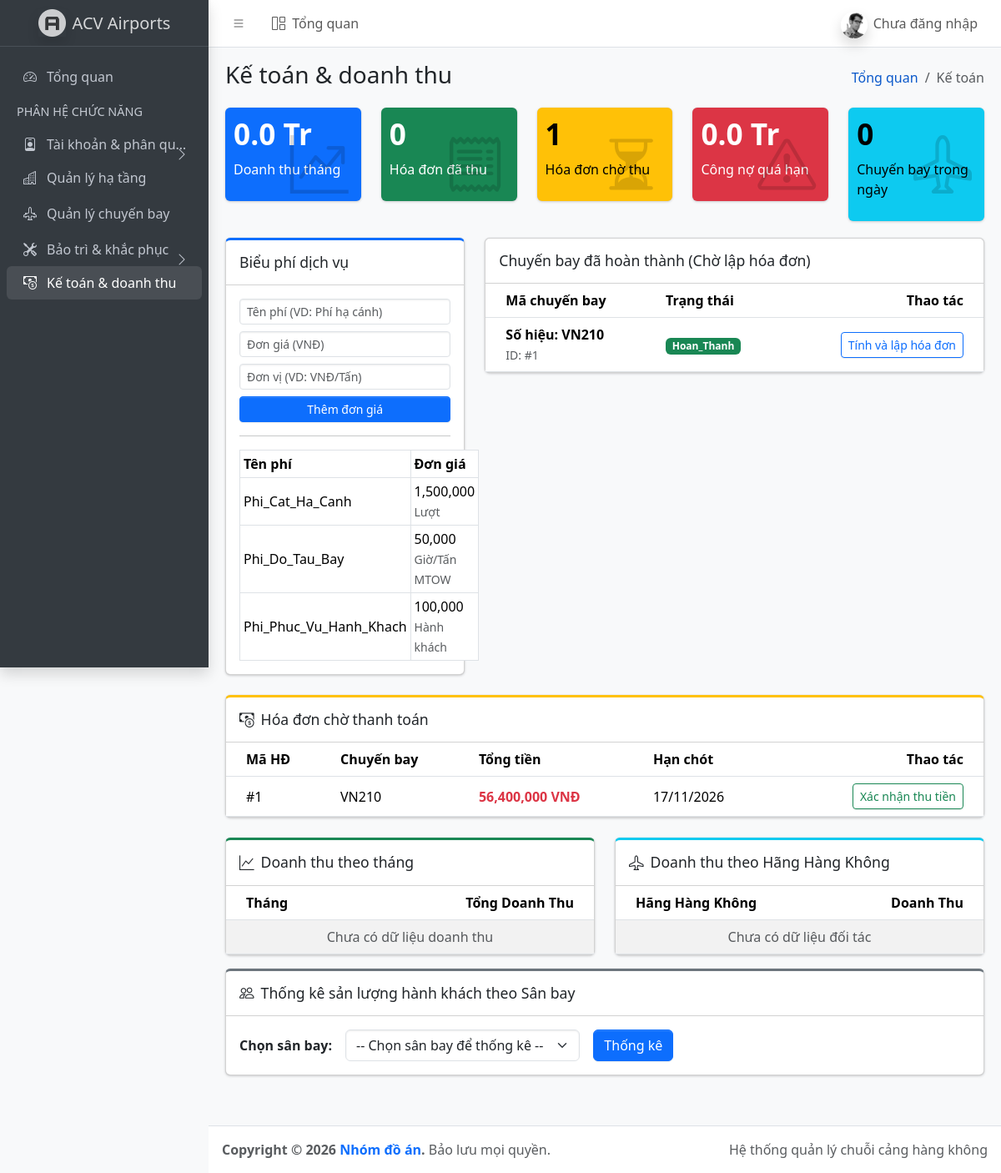
The app's page /index.php?page=ke_toan with its own data.
### tables this page shows
CREATE TABLE `bang_gia_dich_vu` (
  `id` int(11) NOT NULL,
  `loai_dich_vu` enum('Phi_Cat_Ha_Canh','Phi_Do_Tau_Bay','Phi_Phuc_Vu_Hanh_Khach') NOT NULL,
  `don_gia` decimal(15,2) NOT NULL,
  `don_vi_tinh` varchar(50) NOT NULL
);

CREATE TABLE `chuyen_bay_ngay` (
  `id` int(11) NOT NULL,
  `id_lich_mua` int(11) DEFAULT NULL,
  `so_hieu` varchar(20) NOT NULL,
  `id_hang_hang_khong` int(11) NOT NULL,
  `id_loai_tau_bay` int(11) NOT NULL,
  `id_san_bay_di` int(11) NOT NULL,
  `id_san_bay_den` int(11) NOT NULL,
  `id_cua_ra_may_bay` int(11) DEFAULT NULL,
  `id_quay_checkin` int(11) DEFAULT NULL,
  `id_bang_chuyen` int(11) DEFAULT NULL,
  `gio_du_kien` datetime NOT NULL,
  `gio_thuc_te` datetime DEFAULT NULL,
  `luong_hanh_khach` int(11) DEFAULT 0,
  `luong_hang_hoa_tan` decimal(10,2) DEFAULT 0.00,
  `trang_thai_tong` enum('Len_Lich','Dang_Phuc_Vu','Cat_Canh','Ha_Canh','Hoan_Thanh','Huy','Tri_Hoan') DEFAULT 'Len_Lich'
);

CREATE TABLE `hoa_don` (
  `id` int(11) NOT NULL,
  `id_chuyen_bay` int(11) NOT NULL,
  `id_hang_hang_khong` int(11) NOT NULL,
  `phi_cat_ha_canh` decimal(15,2) DEFAULT 0.00,
  `phi_do_tau_bay` decimal(15,2) DEFAULT 0.00,
  `phi_phuc_vu_hk` decimal(15,2) DEFAULT 0.00,
  `tong_tien` decimal(15,2) DEFAULT 0.00,
  `ngay_xuat` datetime DEFAULT current_timestamp(),
  `trang_thai_thanh_toan` enum('Chua_Thanh_Toan','Da_Thanh_Toan') DEFAULT 'Chua_Thanh_Toan'
);

### controllers/KeToanController.php (called while the page is built, shortened)
<?php
class KeToanController {
    private $conn;
    public function __construct($db) {
        $this->conn = $db;
    }
    public function DanhSachDonGia() {
        $sql = "SELECT * FROM bang_gia_dich_vu";
        $result = mysqli_query($this->conn, $sql);
        $data = [];
        if ($result) {
            while ($row = mysqli_fetch_assoc($result)) {
                $data[] = $row;
            }
        }
        return $data;
    }
    public function ChuyenBayHoanThanh() {
        $sql = "SELECT * FROM chuyen_bay_ngay WHERE trang_thai_tong = 'Hoan_Thanh'";
        $result = mysqli_query($this->conn, $sql);
        $data = [];
        if ($result) {
            while ($row = mysqli_fetch_assoc($result)) {
                $data[] = $row;
            }
        }
        return $data;
    }
    public function ThongKeNhanh() {
        $stats = [];
        $sql1 = "SELECT SUM(tong_tien) as doanh_thu
                 FROM hoa_don
                 WHERE trang_thai_thanh_toan = 'Da_Thanh_Toan'
                 AND MONTH(ngay_xuat) = MONTH(CURRENT_DATE())";
        $stats['doanh_thu_thang'] = mysqli_fetch_assoc(mysqli_query($this->conn, $sql1))['doanh_thu'] ?? 0;
        $sql2 = "SELECT COUNT(*) as sl
                 FROM hoa_don
                 WHERE trang_thai_thanh_toan = 'Da_Thanh_Toan'";
        $stats['hd_da_thu'] = mysqli_fetch_assoc(mysqli_query($this->conn, $sql2))['sl'] ?? 0;
        $sql3 = "SELECT COUNT(*) as sl
                 FROM hoa_don
                 WHERE trang_thai_thanh_toan = 'Chua_Thanh_Toan'";
        $stats['hd_chua_thu'] = mysqli_fetch_assoc(mysqli_query($this->conn, $sql3))['sl'] ?? 0;
        $sql4 = "SELECT SUM(tong_tien) as tien_no
                 FROM hoa_don
                 WHERE trang_thai_thanh_toan = 'Chua_Thanh_Toan'
                 AND DATE_ADD(ngay_xuat, INTERVAL 30 DAY) < CURRENT_DATE()";
        $stats['no_qua_han'] = mysqli_fetch_assoc(mysqli_query($this->conn, $sql4))['tien_no'] ?? 0;
        $sql5 = "SELECT COUNT(*) as sl
                 FROM chuyen_bay_ngay
                 WHERE DATE(gio_thuc_te) = CURRENT_DATE()";
        $stats['chuyen_bay_trong_ngay'] = mysqli_fetch_assoc(mysqli_query($this->conn, $sql5))['sl'] ?? 0;
        return $stats;
    }
    public function DanhSachHoaDonCho() {
        $sql = "SELECT hd.*, DATE_ADD(hd.ngay_xuat, INTERVAL 30 DAY) AS han_thanh_toan, cb.so_hieu
                FROM hoa_don hd
                JOIN chuyen_bay_ngay cb ON hd.id_chuyen_bay = cb.id
                WHERE hd.trang_thai_thanh_toan = 'Chua_Thanh_Toan'";
        $result = mysqli_query($this->conn, $sql);
        $data = [];
        if ($result) {
            while ($row = mysqli_fetch_assoc($result)) {
                $data[] = $row;
            }
        }
        return $data;
    }
}
?>

### views/pages/ke_toan/index.php (the view, shortened to what this page needs)
<?php
require_once __DIR__ . '/../../../config/database.php';
require_once __DIR__ . '/../../../controllers/KeToanController.php';
$keToan = new KeToanController($conn);
$danh_sach_gia = $keToan->DanhSachDonGia();
$danh_sach_chuyen_bay = $keToan->ChuyenBayHoanThanh();
$data_thang = $keToan->DoanhThuTheoThang();
$data_hang = $keToan->DoanhThuTheoHang();
$stats = $keToan->ThongKeNhanh();
$danh_sach_hoa_don_cho = $keToan->DanhSachHoaDonCho();
?>
<div class="row">
    <div class="col">
        <div class="small-box text-bg-primary">
            <div class="inner">
                <h3><?= number_format($stats['doanh_thu_thang'] / 1000000, 1) ?> Tr</h3>
                <p>Doanh thu tháng</p>
            </div>
            <i class="small-box-icon bi bi-graph-up-arrow"></i>
        </div>
    </div>
    <div class="col">
        <div class="small-box text-bg-success">
            <div class="inner">
                <h3><?= $stats['hd_da_thu'] ?></h3>
                <p>Hóa đơn đã thu</p>
            </div>
            <i class="small-box-icon bi bi-receipt"></i>
        </div>
    </div>
    <div class="col">
        <div class="small-box text-bg-warning">
            <div class="inner">
                <h3><?= $stats['hd_chua_thu'] ?></h3>
                <p>Hóa đơn chờ thu</p>
            </div>
            <i class="small-box-icon bi bi-hourglass-split"></i>
        </div>
    </div>
    <div class="col">
        <div class="small-box text-bg-danger">
            <div class="inner">
                <h3><?= number_format($stats['no_qua_han'] / 1000000, 1) ?> Tr</h3>
                <p>Công nợ quá hạn</p>
            </div>
            <i class="small-box-icon bi bi-exclamation-triangle"></i>
        </div>
    </div>
    <div class="col">
        <div class="small-box text-bg-info">
            <div class="inner">
                <h3><?= $stats['chuyen_bay_trong_ngay'] ?></h3>
                <p>Chuyến bay trong ngày</p>
            </div>
            <i class="small-box-icon bi bi-airplane"></i>
        </div>
    </div>
</div>
<div class="row">
    <div class="col-md-4">
        <div class="card card-primary card-outline">
            <div class="card-header">
                <h3 class="card-title">Biểu phí dịch vụ</h3>
            </div>
            <div class="card-body">
                <form method="POST">
                    <div class="mb-2">
                        <input type="text" name="ten_dich_vu" class="form-control form-control-sm"
                        placeholder="Tên phí (VD: Phí hạ cánh)" required>
                    </div>
                    <div class="mb-2">
                        <input type="number" name="don_gia" class="form-control form-control-sm"
                        placeholder="Đơn giá (VNĐ)" required>
                    </div>
                    <div class="mb-2">
                        <input type="text" name="don_vi_tinh" class="form-control form-control-sm"
                        placeholder="Đơn vị (VD: VNĐ/Tấn)" required>
                    </div>
                    <button type="submit" name="btn_them_gia" class="btn btn-sm btn-primary w-100">Thêm đơn giá</button>
                </form>
                <hr>
                <table class="table table-sm table-bordered">
                    <thead>
                        <tr>
                            <th>Tên phí</th>
                            <th>Đơn giá</th>
                        </tr>
                    </thead>
                    <tbody>
                        <?php foreach ($danh_sach_gia as $gia): ?>
                        <tr>
                            <td><?= htmlspecialchars($gia['loai_dich_vu']) ?></td>
                            <td><?= number_format($gia['don_gia']) ?> <br><small class="text-muted">
                                <?= htmlspecialchars($gia['don_vi_tinh']) ?></small></td>
                        </tr>
                        <?php endforeach; ?>
                    </tbody>
                </table>
            </div>
        </div>
    </div>
    <div class="col-md-8">
        <div class="card">
            <div class="card-header">
                <h3 class="card-title">Chuyến bay đã hoàn thành (Chờ lập hóa đơn)</h3>
            </div>
            <div class="card-body table-responsive p-0">
                <table class="table table-hover text-nowrap align-middle">
                    <thead>
                        <tr>
                            <th>Mã chuyến bay</th>
                            <th>Trạng thái</th>
                            <th class="text-end">Thao tác</th>
                        </tr>
                    </thead>
                    <tbody>
                        <?php foreach ($danh_sach_chuyen_bay as $cb): ?>
                        <tr>
                            <td>
                                <strong>Số hiệu: <?= htmlspecialchars($cb['so_hieu']) ?></strong>
                                <br><small class="text-muted">ID: #<?= htmlspecialchars($cb['id']) ?></small>
                            </td>
                            <td><span class="badge text-bg-success"><?= htmlspecialchars($cb['trang_thai_tong']) ?></span></td>
                            <td class="text-end">
                                <a href="index.php?page=ke_toan&tao_hoa_don=<?= $cb['id'] ?>"
                                   class="btn btn-sm btn-outline-primary">
                                   Tính và lập hóa đơn
                                </a>
                            </td>
                        </tr>
                        <?php endforeach; ?>
                    </tbody>
                </table>
            </div>
        </div>
    </div>
</div>
<div class="row mt-4">
    <div class="col-12">
        <div class="card card-warning card-outline">
            <div class="card-header">
                <h3 class="card-title"><i class="bi bi-cash-coin me-2"></i>Hóa đơn chờ thanh toán</h3>
            </div>
            <div class="card-body table-responsive p-0">
                <table class="table table-hover align-middle">
                    <thead>
                        <tr>
                            <th>Mã HĐ</th>
                            <th>Chuyến bay</th>
                            <th>Tổng tiền</th>
                            <th>Hạn chót</th>
                            <th class="text-end">Thao tác</th>
                        </tr>
                    </thead>
                    <tbody>
                        <?php foreach ($danh_sach_hoa_don_cho as $hd): ?>
                        <tr>
                            <td>#<?= $hd['id'] ?></td>
                            <td><?= htmlspecialchars($hd['so_hieu']) ?></td>
                            <td class="text-danger fw-bold"><?= number_format($hd['tong_tien']) ?> VNĐ</td>
                            <td><?= date('d/m/Y', strtotime($hd['han_thanh_toan'])) ?></td>
                            <td class="text-end">
                                <a href="index.php?page=ke_toan&thanh_toan_id=<?= $hd['id'] ?>"
                                   class="btn btn-sm btn-outline-success">
                                   Xác nhận thu tiền
                                </a>
                            </td>
                        </tr>
                        <?php endforeach; ?>
                    </tbody>
                </table>
            </div>
        </div>
    </div>
</div>
<div class="row mt-4">
    <div class="col-md-6">
        <div class="card card-success card-outline">
            <div class="card-header">
                <h3 class="card-title"><i class="bi bi-graph-up me-2"></i>Doanh thu theo tháng</h3>
            </div>
            <div class="card-body p-0 table-responsive">
                <table class="table table-striped table-hover align-middle mb-0">
                    <thead>
                        <tr>
                            <th>Tháng</th>
                            <th class="text-end">Tổng Doanh Thu</th>
                        </tr>
                    </thead>
                    <tbody>
                        <?php if(empty($data_thang)): ?>
                            <tr><td colspan="2" class="text-center text-muted">Chưa có dữ liệu doanh thu</td></tr>
                        <?php endif; ?>
                    </tbody>
                </table>
            </div>
        </div>
    </div>
    <div class="col-md-6">
        <div class="card card-info card-outline">
            <div class="card-header">
                <h3 class="card-title"><i class="bi bi-airplane me-2"></i>Doanh thu theo Hãng Hàng Không</h3>
            </div>
            <div class="card-body p-0 table-responsive">
                <table class="table table-striped table-hover align-middle mb-0">
                    <thead>
                        <tr>
                            <th>Hãng Hàng Không</th>
                            <th class="text-end">Doanh Thu</th>
                        </tr>
                    </thead>
                    <tbody>
                        <?php if(empty($data_hang)): ?>
                            <tr><td colspan="2" class="text-center text-muted">Chưa có dữ liệu đối tác</td></tr>
                        <?php endif; ?>
                    </tbody>
                </table>
            </div>
        </div>
    </div>
</div>
<div class="row mt-3 mb-5">
    <div class="col-12">
        <div class="card card-secondary card-outline">
            <div class="card-header">
                <h3 class="card-title"><i class="bi bi-people me-2"></i>Thống kê sản lượng hành khách theo Sân bay</h3>
            </div>
            <div class="card-body">
                <form method="GET" class="row g-3 align-items-center">
                    <div class="col-auto">
                        <label class="col-form-label fw-bold">Chọn sân bay:</label>
                    </div>
                    <div class="col-md-4">
                        <select name="san_bay" class="form-select" required>
                            <option value="">-- Chọn sân bay để thống kê --</option>
                        </select>
                    </div>
                    <div class="col-auto">
                        <button type="submit" class="btn btn-primary">Thống kê</button>
                    </div>
                </form>
            </div>
        </div>
    </div>
</div>
<?php
require __DIR__ . '/../../layouts/main.php';
?>

### assets/css/style.css (style rules this page uses)
.table > :not(caption) > * > * { vertical-align: middle; }

### records on screen
bang_gia_dich_vu: loai_dich_vu "Phi_Cat_Ha_Canh", don_gia "1,500,000", don_vi_tinh "Lượt"
bang_gia_dich_vu: loai_dich_vu "Phi_Do_Tau_Bay", don_gia "50,000", don_vi_tinh "Giờ/Tấn MTOW"
bang_gia_dich_vu: loai_dich_vu "Phi_Phuc_Vu_Hanh_Khach", don_gia "100,000", don_vi_tinh "Hành khách"
chuyen_bay_ngay: so_hieu "VN210", id "1", trang_thai_tong "Hoan_Thanh"
hoa_don: id "1", id_chuyen_bay.so_hieu "VN210", tong_tien "56,400,000", han_thanh_toan "17/11/2026"

### other values on screen
$tenHienThi "Chưa đăng nhập"
$pageHeader "Kế toán & doanh thu"
$label "Tổng quan"
$label "Kế toán"
$stats['doanh_thu_thang'] / 1000000 "0.0"
$stats['hd_da_thu'] "0"
$stats['hd_chua_thu'] "1"
$stats['no_qua_han'] / 1000000 "0.0"
$stats['chuyen_bay_trong_ngay'] "0"
